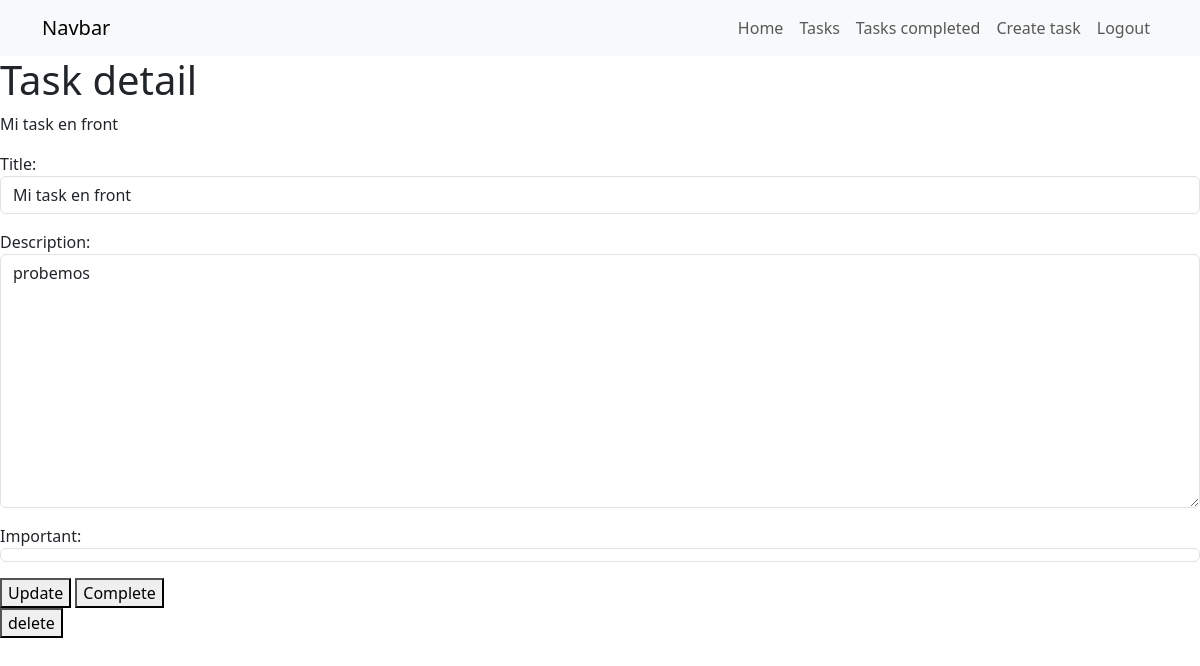
The page /tasks/2/ (signed in) on the database its author committed.
### tasks/models.py (models this page shows, shortened)
class Task(models.Model):
    title = models.CharField(max_length=100)
    description = models.TextField(blank=True)
    created = models.DateTimeField(auto_now_add=True)
    datecompleted = models.DateTimeField(null=True, blank=True)
    important = models.BooleanField(default=False)
    user = models.ForeignKey(User, on_delete = models.CASCADE)

### tasks/views.py (the view, shortened to what this page needs)
# urls.py: path('tasks/<int:task_id>/', views.task_detail, name="task_detail"),
@login_required
def task_detail(request, task_id):
    if request.method == 'GET':
        task = get_object_or_404(Task, pk=task_id, user = request.user)
        form = TaskForm(instance=task)
        return render(request, 'task_detail.html', {
            'task': task,
            'form': form
        })

### tasks/forms.py
class TaskForm(forms.ModelForm):
    class Meta:
        model = Task
        fields = ['title', 'description', 'important']
        widgets = {
            'title': forms.TextInput(attrs={'class': 'form-control', 'placeholder': 'Write a title'}),
            'description': forms.Textarea(attrs={'class': 'form-control'}),
            'important': forms.CheckboxInput(attrs={'class': 'form-control'}),
        }

### tasks/templates/task_detail.html (shortened to what this page needs)
{% extends "base/base.html" %}
{% block content %}
<h1>Task detail</h1>
    <p>{{task.title}}</p>
    <form method="post">
        {{form.as_p}}
        <button>
            Update
        </button>
        <form action="{% url 'complete_task' task.id %}" method="post">
            <button>
                Complete
            </button>
        </form>
        <form action="{% url 'delete_task' task.id %}" method="post">
            <button>
                delete
            </button>
        </form>
    </form>
{% endblock %}

### rows shown on the page
Task: title "Mi task en front", description "probemos", important "☑"
